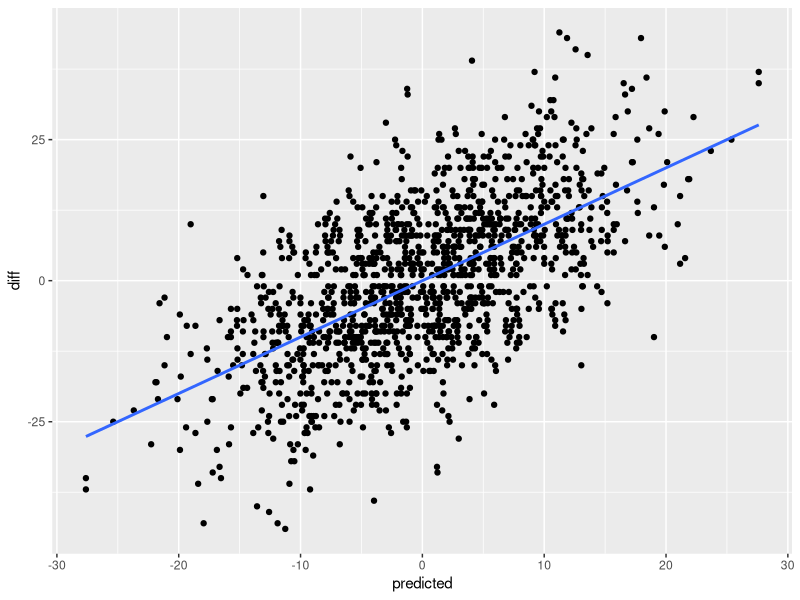

Recreate this plot in R.
## ---- chunk 1
library(readr)
library(tidyverse)
library(dplyr)
## ---- chunk 2
defense22 <- read.csv("data/defense22.csv")
defense23 <- read.csv("data/defense23.csv")
defense24 <- read.csv("data/defense24.csv")
defense25 <- read.csv("data/defense25.csv")
defense26 <- read.csv("data/defense26 (1).csv")
offense <- read.csv("data/combined_acc.csv") |>
  rename(eFGPct_offense = eFGPct,
         TOPct_offense = TOPct,
         ORPct_offense = ORPct,
         FTRate_offense = FTRate)
## ---- chunk 3
acc <- c("Duke", "Clemson", "Virginia", "N.C. State", "North Carolina", "Miami FL",
         "Louisville", "Virginia Tech", "Syracuse", "Florida St.", "Wake Forest",
         "Boston College", "Pittsburgh", "Georgia Tech", "Notre Dame")

new_acc <- c("Duke", "Clemson", "Virginia", "N.C. State", "North Carolina", "Miami FL",
         "Louisville", "Virginia Tech", "Syracuse", "Florida St.", "Wake Forest",
         "Boston College", "Pittsburgh", "Georgia Tech", "Notre Dame",
         "Stanford", "California", "SMU")
## ---- chunk 4
defense22 <- defense22 |>
  filter(TeamName %in% acc) |>
  select(-RankeFGPct, -RankTOPct, -RankORPct, -RankFTRate)

defense23 <- defense23 |>
  filter(TeamName %in% acc) |>
  select(-RankeFGPct, -RankTOPct, -RankORPct, -RankFTRate)

defense24 <- defense24 |>
  filter(TeamName %in% acc) |>
  select(-RankeFGPct, -RankTOPct, -RankORPct, -RankFTRate)

defense25 <- defense25 |>
  filter(TeamName %in% new_acc) |>
  select(-RankeFGPct, -RankTOPct, -RankORPct, -RankFTRate)

defense26 <- defense26 |>
  filter(TeamName %in% new_acc) |>
  select(-RankeFGPct, -RankTOPct, -RankORPct, -RankFTRate)
## ---- chunk 5
combined_defense <- bind_rows(defense22, defense23, defense24, defense25, defense26) |>
  rename(eFGPct_defense = eFGPct,
         TOPct_defense = TOPct,
         ORPct_defense = ORPct,
         FTRate_defense = FTRate)
## ---- chunk 6
full_stats <- left_join(
  combined_defense,
  offense,
  by = c("Season", "TeamName")
) |>
  mutate(opponent = TeamName)
## ---- chunk 7
acc_games <- read.csv("data/acc_games_cleaned.csv") |>
  mutate(Season = season + 1,
         TeamName = team) |>
  select(-season, -team) |>
  filter(Season != 2021) |>
  mutate(
    TeamName = case_when(
      TeamName == "Cal" ~ "California",
      TeamName == "UNC" ~ "North Carolina",
      TeamName == "Florida State" ~ "Florida St.",
      TeamName == "UVA" ~ "Virginia",
      TeamName == "Miami" ~ "Miami FL",
      TeamName == "Pitt" ~ "Pittsburgh",
      TeamName == "NC State" ~ "N.C. State",
      TRUE ~ TeamName
    )
  ) |>
  mutate(
    opponent = case_when(
      opponent == "Cal" ~ "California",
      opponent == "UNC" ~ "North Carolina",
      opponent == "Florida State" ~ "Florida St.",
      opponent == "UVA" ~ "Virginia",
      opponent == "Miami" ~ "Miami FL",
      opponent == "Pitt" ~ "Pittsburgh",
      opponent == "NC State" ~ "N.C. State",
      TRUE ~ opponent)
    )
## ---- chunk 8
games_and_stats <- left_join(
  acc_games,
  full_stats,
  by = c("TeamName", "Season")) |>
  drop_na() |>
  rename("home_eFGPct_offense" = "eFGPct_offense",
         "home_TOPct_offense" = "TOPct_offense",
         "home_ORPct_offense" = "ORPct_offense",
         "home_FTRate_offense" = "FTRate_offense",
         "home_eFGPct_defense" = "eFGPct_defense",
         "home_TOPct_defense" = "TOPct_defense",
         "home_ORPct_defense" = "ORPct_defense",
         "home_FTRate_defense" = "FTRate_defense",
         "opponent" = "opponent.x"
         ) |>
  select(-date, -team_score, - opp_score, -opponent.y) |>
  relocate(Season, TeamName, opponent) |>
  mutate(home = if_else(location == "N", 0, 1)) |>
  select(-location)
## ---- chunk 9
full_games_and_stats <- left_join(
  games_and_stats,
  full_stats,
  by = c("opponent", "Season")
) |>
  rename("away_eFGPct_offense" = "eFGPct_offense",
         "away_TOPct_offense" = "TOPct_offense",
         "away_ORPct_offense" = "ORPct_offense",
         "away_FTRate_offense" = "FTRate_offense",
         "away_eFGPct_defense" = "eFGPct_defense",
         "away_TOPct_defense" = "TOPct_defense",
         "away_ORPct_defense" = "ORPct_defense",
         "away_FTRate_defense" = "FTRate_defense",
         "TeamName" = "TeamName.x"
         ) |>
  select(-TeamName.y) |>
  mutate(
    diff_eFGPct_offense = home_eFGPct_offense - away_eFGPct_offense,
    diff_TOPct_offense = home_TOPct_offense - away_TOPct_offense,
    diff_ORPct_offense = home_ORPct_offense - away_ORPct_offense,
    diff_FTRate_offense = home_FTRate_offense - away_FTRate_offense,
    diff_eFGPct_defense = home_eFGPct_defense - away_eFGPct_defense,
    diff_TOPct_defense = home_TOPct_defense - away_TOPct_defense,
    diff_ORPct_defense = home_ORPct_defense - away_ORPct_defense,
    diff_FTRate_defense = home_FTRate_defense - away_FTRate_defense,
  ) |>
  select(
    TeamName, opponent, diff, Season, diff_eFGPct_offense, diff_TOPct_offense, diff_ORPct_offense, diff_FTRate_offense,
    diff_eFGPct_defense, diff_TOPct_defense, diff_ORPct_defense, diff_FTRate_defense, home
  )|>
  relocate(Season, TeamName, opponent)
## ---- chunk 10
model2 <- lm(diff ~ diff_eFGPct_offense + diff_TOPct_offense + diff_ORPct_offense + diff_FTRate_offense + 
               diff_eFGPct_defense + diff_TOPct_defense + diff_ORPct_defense + diff_FTRate_defense + home,
             data = full_games_and_stats)

summary(model2)
## ---- chunk 11
model2_predicted <- full_games_and_stats |>
  mutate(predicted = predict(model2, newdata = full_games_and_stats))
## ---- chunk 12
ggplot(model2_predicted, aes(x = predicted, y = diff)) +
         geom_point() +
  geom_smooth(method = "lm", se = FALSE)
## ---- chunk 13
lm2 <- lm(diff ~ predicted, data = model2_predicted)

coef(lm2)
